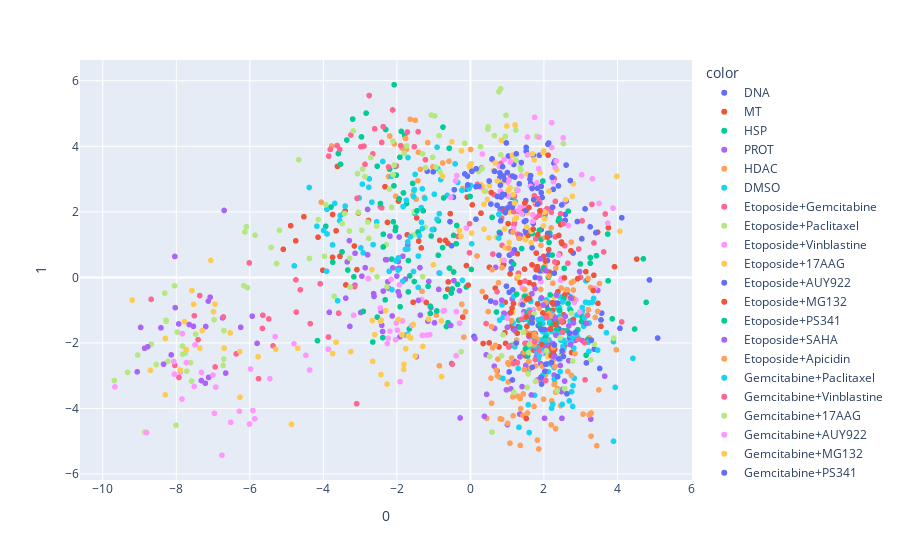

Notebook code for this chart:
### Code cell
import plotly.express as px
import plotly.graph_objects as go
fig = px.scatter(visualization_data, x=0, y=1, color=visualization_label_class)


fig.show()
